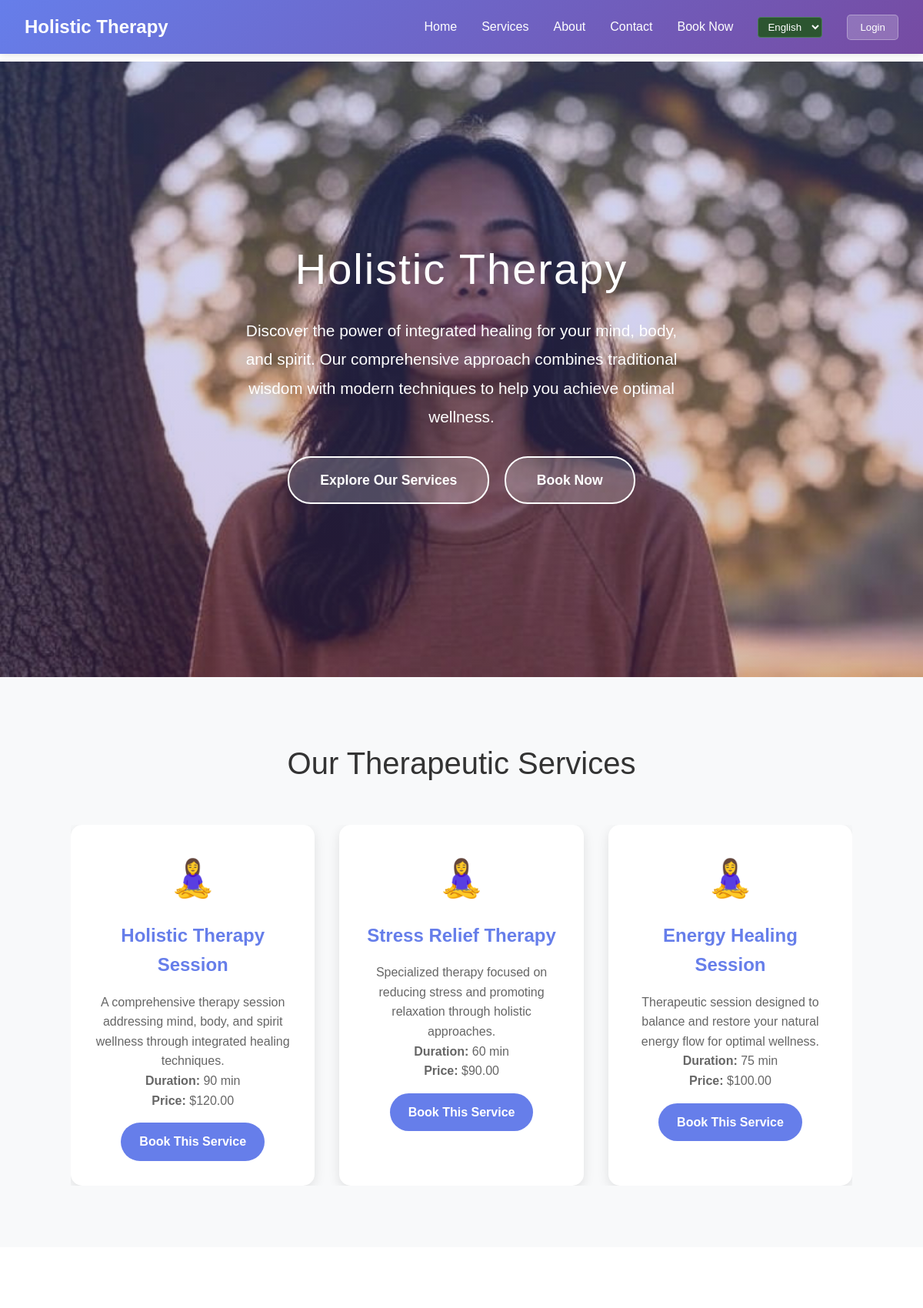
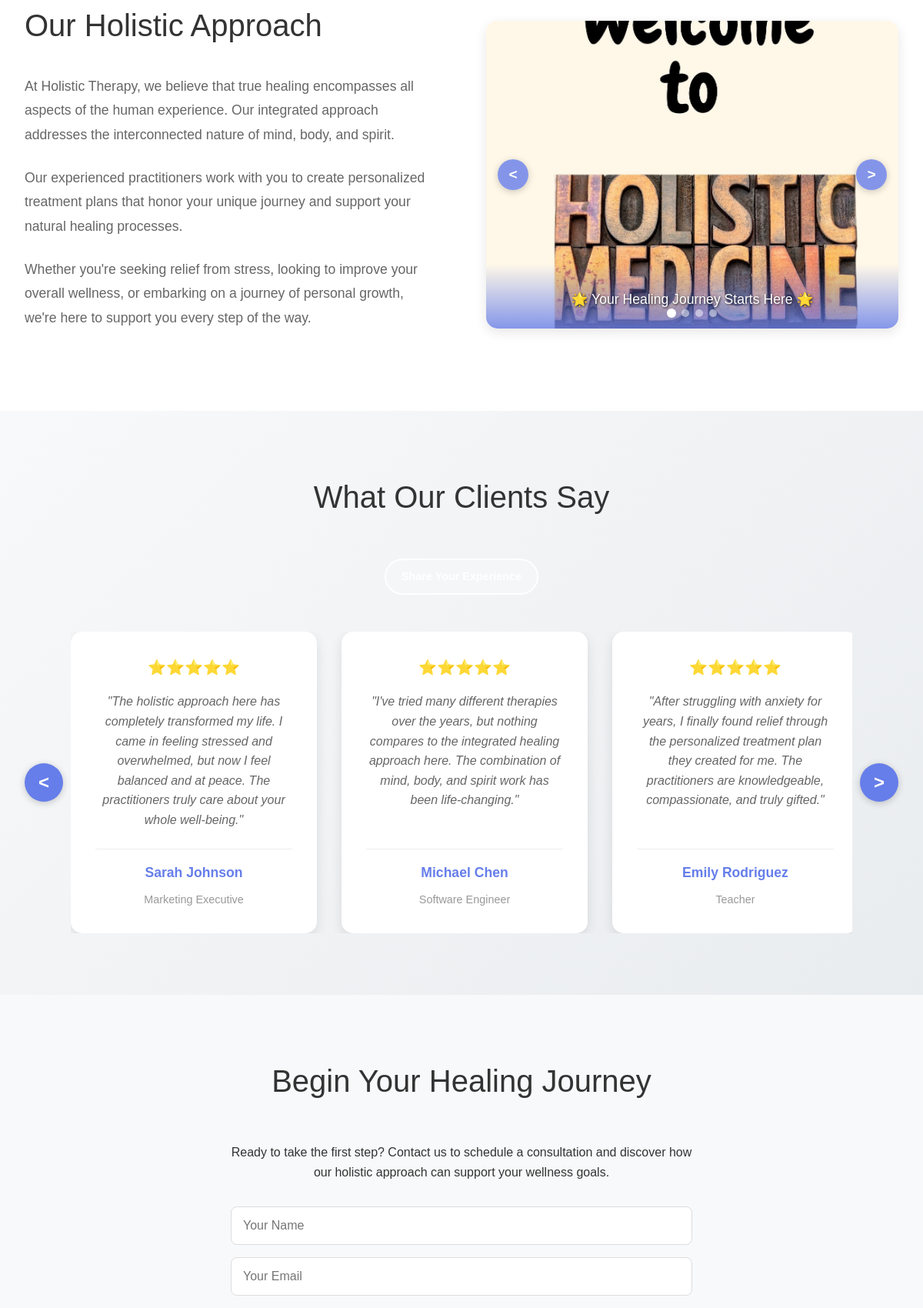
The page / (upper part) on the database its author committed (2 pictures, top to bottom).
### db/models.py (models this page shows, shortened)
class SiteSetting(db.Model):
    __tablename__ = "site_settings"
    __table_args__ = (
        db.UniqueConstraint('key', 'language', name='uq_site_settings_key_language'),
    )
    id = db.Column(db.Integer, primary_key=True)
    key = db.Column(db.String(100), nullable=False)
    value = db.Column(db.Text, nullable=True)
    description = db.Column(db.String(255), nullable=True)
    language = db.Column(db.String(3), nullable=False, default='ENG')  # ENG or MON
    created_at = db.Column(db.DateTime, default=db.func.now())
    updated_at = db.Column(db.DateTime, default=db.func.now(), onupdate=db.func.now())

class Service(db.Model):
    __tablename__ = "services"
    id = db.Column(db.Integer, primary_key=True)
    name = db.Column(db.String(100), nullable=False)
    description = db.Column(db.Text, nullable=True)
    price = db.Column(db.Float, nullable=False)
    duration = db.Column(db.Integer, nullable=False)  # Duration in minutes
    image_path = db.Column(db.String(255), nullable=True)  # Path to service image
    language = db.Column(db.String(3), nullable=False, default='ENG')  # ENG or MON

### routes/main.py (the view)
@main_bp.route('/')
def home():
    current_language = request.args.get('lang', 'ENG')
    if current_language not in ['ENG', 'MON']:
        current_language = 'ENG'
    services = Service.query.filter_by(language=current_language).all()
    settings = get_site_settings(current_language)
    testimonials = get_approved_testimonials()
    about_images = AboutImage.query.filter_by(is_active=True).order_by(AboutImage.sort_order).all()
    return render_template('home.html',
                         services=services,
                         settings=settings,
                         testimonials=testimonials,
                         about_images=about_images,
                         current_language=current_language)

### routes/testimony.py (called while the page is built)
def get_approved_testimonials():
    return Testimonial.query.filter_by(is_approved=True).order_by(Testimonial.created_at.desc()).all()

### templates/home.html (shortened to what this page needs)
<!DOCTYPE html>
<html lang="en">
<head>
    <link rel="stylesheet" href="{{ url_for('static', filename='styles.css') }}">
</head>
<body>
    <header class="header">
        <nav class="nav-container">
            <a href="#" class="logo">Holistic Therapy</a>
            <ul class="desktop-nav">
                <li><a href="#home">Home</a></li>
                <li><a href="#services">Services</a></li>
                <li><a href="#about">About</a></li>
                <li><a href="#contact">Contact</a></li>
                <li><a href="{{ url_for('booking_bp.booking_page') }}">Book Now</a></li>
                <li class="language-switcher">
                    <select onchange="switchLanguage(this.value)" style="background: #2c5530; color: white; border: 1px solid #4a7c59; border-radius: 4px; padding: 4px 8px;">
                        <option value="ENG" {% if current_language == 'ENG' %}selected{% endif %}>English</option>
                    </select>
                </li>
                <li><button id="desktop-auth-btn" class="auth-btn">Login</button></li>
            </ul>
        </nav>
    </header>
    <main class="main-content">
        <section class="hero" id="home" style="background-image: linear-gradient(rgba(102, 126, 234, 0.3), rgba(118, 75, 162, 0.3)), url('{{ url_for('static', filename='images/main_page_images/meditating_woman.jpg') }}'); background-size: cover; background-position: center top; background-repeat: no-repeat;">
            <div class="hero-content">
                <h1>{{ settings.get('hero_title', 'Holistic Therapy') }}</h1>
                <p>{{ settings.get('hero_subtitle', 'Discover the power of integrated healing for your mind, body, and spirit. Our comprehensive approach combines traditional wisdom with modern techniques to help you achieve optimal wellness.') }}</p>
                <a href="#services" class="cta-button">Explore Our Services</a>
                <a href="{{ url_for('booking_bp.booking_page') }}" class="cta-button" style="margin-left: 15px;">Book Now</a>
            </div>
        </section>
        <section class="services" id="services">
            <div class="container">
                <h2 class="section-title">Our Therapeutic Services</h2>
                <div class="services-carousel">
                    <div class="services-container">
                        <div class="services-grid" id="services-grid">
                            {% for service in services %}
                            <div class="service-card">
                                {% if service.image_path %}
                                <div class="service-image">
                                    <img src="{{ url_for('static', filename=service.image_path) }}" alt="{{ service.name }}">
                                </div>
                                {% else %}
                                <div class="service-icon">🧘‍♀️</div>
                                {% endif %}
                                <h3>{{ service.name }}</h3>
                                <p>{{ service.description }}</p>
                                <p><strong>Duration:</strong> {{ service.duration }} min</p>
                                <p><strong>Price:</strong> ${{ '%.2f'|format(service.price) }}</p>
                                <a href="{{ url_for('booking_bp.booking_page') }}" class="service-book-btn">Book This Service</a>
                            </div>
                            {% endfor %}
                        </div>
                    </div>
                </div>
            </div>
        </section>
        <section class="about" id="about">
            <div class="container">
                <div class="about-content">
                    <div class="about-text">
                        <h2>{{ settings.get('about_title', 'Our Holistic Approach') }}</h2>
                        <p>{{ settings.get('about_text_1', 'At Holistic Therapy, we believe that true healing encompasses all aspects of the human experience. Our integrated approach addresses the interconnected nature of mind, body, and spirit.') }}</p>
                        <p>{{ settings.get('about_text_2', 'Our experienced practitioners work with you to create personalized treatment plans that honor your unique journey and support your natural healing processes.') }}</p>
                        <p>{{ settings.get('about_text_3', 'Whether you\'re seeking relief from stress, looking to improve your overall wellness, or embarking on a journey of personal growth, we\'re here to support you every step of the way.') }}</p>
                    </div>
                    <div class="about-image">
                        <div class="about-carousel-wrapper">
                            <div class="about-carousel">
                                {% if about_images %}
                                    {% for image in about_images %}
                                    <div class="about-slide{% if loop.first %} active{% endif %}">
                                        <img src="{{ url_for('static', filename=image.image_path) }}" alt="{{ image.title }}">
                                        <div class="about-slide-caption">{{ image.caption }}</div>
                                    </div>
                                    {% endfor %}
                                {% else %}
                                <div class="about-slide active">
                                    <div class="about-slide-caption">🌟 Your Healing Journey Starts Here 🌟</div>
                                </div>
                                {% endif %}
                            </div>
                            <button class="about-carousel-btn about-carousel-prev" id="about-prev">&lt;</button>
                            <button class="about-carousel-btn about-carousel-next" id="about-next">&gt;</button>
                            <div class="about-carousel-dots">
                                {% if about_images %}
                                    {% for image in about_images %}
                                    <span class="about-dot{% if loop.first %} active{% endif %}" data-slide="{{ loop.index0 }}"></span>
                                    {% endfor %}
                                {% else %}
                                <span class="about-dot active" data-slide="0"></span>
                                <span class="about-dot" data-slide="1"></span>
                                <span class="about-dot" data-slide="2"></span>
                                <span class="about-dot" data-slide="3"></span>
                                {% endif %}
                            </div>
                        </div>
                    </div>
                </div>
            </div>
        </section>
        <section class="testimonials" id="testimonials">
            <div class="container">
                <h2 class="section-title">What Our Clients Say</h2>
                <p style="text-align: center; margin-bottom: 30px;">
                    <a href="{{ url_for('testimony.submit_testimonial') }}" class="cta-button" style="font-size: 0.9rem; padding: 10px 20px;">
                    </a>
                </p>
                <div class="testimonials-carousel">
                    <div class="testimonials-container">
                        <div class="testimonials-grid" id="testimonials-grid">
                            {% for testimonial in testimonials %}
                            <div class="testimonial-card">
                                <div class="testimonial-content">
                                    <div class="stars">{{ testimonial.get_star_display() }}</div>
                                    <p>"{{ testimonial.testimonial_text }}"</p>
                                    <div class="testimonial-author">
                                        <h4>{{ testimonial.client_name }}</h4>
                                        {% if testimonial.client_title %}
                                        <span>{{ testimonial.client_title }}</span>
                                        {% endif %}
                                    </div>
                                </div>
                            </div>
                            {% else %}
                            <div class="testimonial-card">
                                <div class="testimonial-content">
                                    <div class="stars">⭐⭐⭐⭐⭐</div>
                                    <p>"The holistic approach here has completely transformed my life. I came in feeling stressed and overwhelmed, but now I feel balanced and at peace. The practitioners truly care about your whole well-being."</p>
                                    <div class="testimonial-author">
                                        <h4>Sarah Johnson</h4>
                                        <span>Marketing Executive</span>
                                    </div>
                                </div>
                            </div>
                            <div class="testimonial-card">
                                <div class="testimonial-content">
                                    <div class="stars">⭐⭐⭐⭐⭐</div>
                                    <p>"I've tried many different therapies over the years, but nothing compares to the integrated healing approach here. The combination of mind, body, and spirit work has been life-changing."</p>
                                    <div class="testimonial-author">
                                        <h4>Michael Chen</h4>
                                        <span>Software Engineer</span>
                                    </div>
                                </div>
                            </div>
                            <div class="testimonial-card">
                                <div class="testimonial-content">
                                    <div class="stars">⭐⭐⭐⭐⭐</div>
                                    <p>"After struggling with anxiety for years, I finally found relief through the personalized treatment plan they created for me. The practitioners are knowledgeable, compassionate, and truly gifted."</p>
                                    <div class="testimonial-author">
                                        <h4>Emily Rodriguez</h4>
                                        <span>Teacher</span>
                                    </div>
                                </div>
                            </div>
                            {% endfor %}
                        </div>
                    </div>
                    <button class="testimonial-carousel-btn testimonial-carousel-prev" id="testimonial-prev">&lt;</button>
                    <button class="testimonial-carousel-btn testimonial-carousel-next" id="testimonial-next">&gt;</button>
                </div>
            </div>
        </section>
        <section class="contact" id="contact">
            <div class="container">
                <div class="contact-content">
                    <h2 class="section-title">{{ settings.get('contact_title', 'Begin Your Healing Journey') }}</h2>
                    <p>{{ settings.get('contact_text', 'Ready to take the first step? Contact us to schedule a consultation and discover how our holistic approach can support your wellness goals.') }}</p>
                    <form class="contact-form">
                        <input type="text" placeholder="Your Name" required>
                        <input type="email" placeholder="Your Email" required>
                    </form>
                </div>
            </div>
        </section>
    </main>
</body>
</html>

### rows shown on the page
SiteSetting: get "Holistic Therapy"
SiteSetting: value "Discover the power of integrated healing for your mind, body, and spirit. Our comprehensive approach combines traditional wisdom with modern techniques to help you achieve optimal wellness."
Service: name "Holistic Therapy Session", description "A comprehensive therapy session addressing mind, body, and spirit wellness through integrated healing techniques.", duration "90", price "120.00"
Service: name "Stress Relief Therapy", description "Specialized therapy focused on reducing stress and promoting relaxation through holistic approaches.", duration "60", price "90.00"
Service: name "Energy Healing Session", description "Therapeutic session designed to balance and restore your natural energy flow for optimal wellness.", duration "75", price "100.00"
SiteSetting: get "Our Holistic Approach"
SiteSetting: value "At Holistic Therapy, we believe that true healing encompasses all aspects of the human experience. Our integrated approach addresses the interconnected nature of mind, body, and spirit."
SiteSetting: get "Our experienced practitioners work with you to create personalized treatment plans that honor your unique journey and support your natural healing processes."
SiteSetting: value "Whether you're seeking relief from stress, looking to improve your overall wellness, or embarking on a journey of personal growth, we're here to support you every step of the way."
SiteSetting: get "Begin Your Healing Journey"
SiteSetting: get "Ready to take the first step? Contact us to schedule a consultation and discover how our holistic approach can support your wellness goals."
